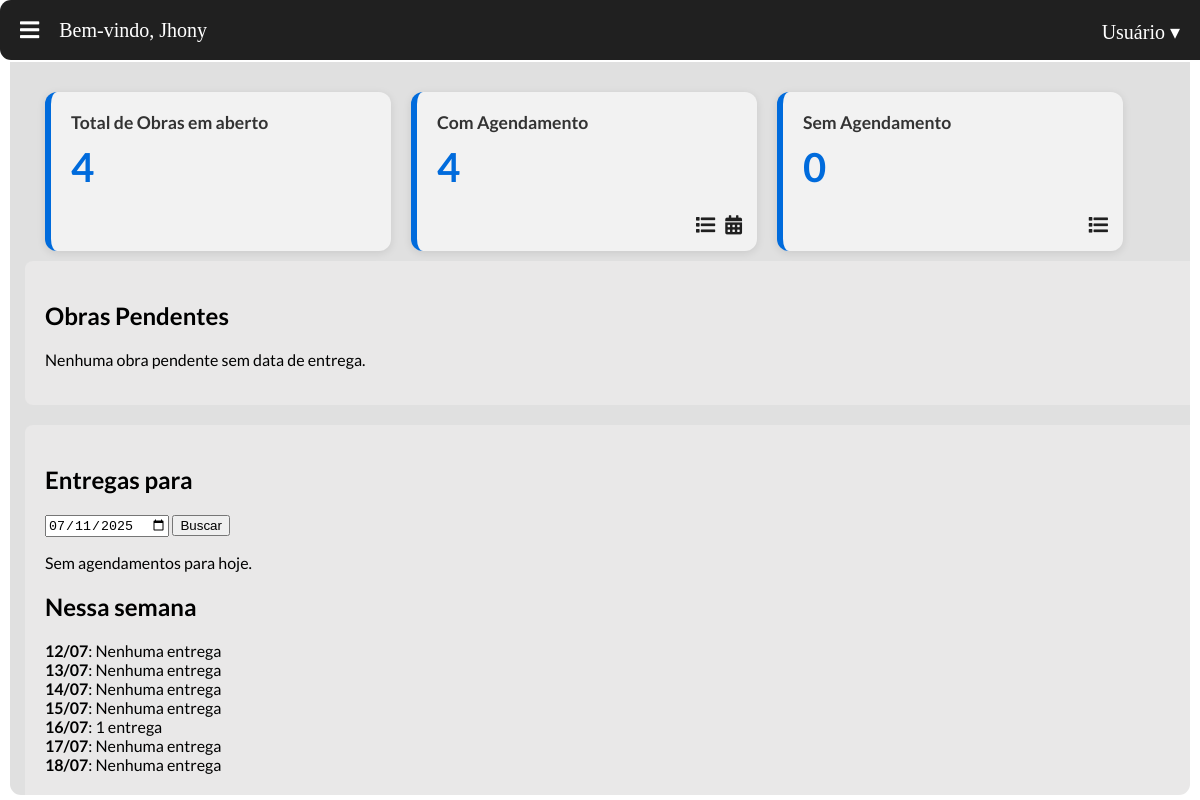
Page /obras/ (signed in) on the committed database.
### usuario/models.py (models this page shows, shortened)
class usuario(AbstractUser):
    nome = models.CharField('Nome', max_length=200)
    cpf = models.CharField('CPF', max_length=11, unique=True)
    email = models.EmailField('E-mail')
    telefone = models.CharField('Telefone', max_length=20, null=True, blank=True)
    cargo = models.ForeignKey(Cargo, verbose_name='Cargo', on_delete=models.SET_NULL, null=True)
    data_admissao = models.DateField('Data de Admissão', null=True, blank=True)
    ativo = models.BooleanField('Ativo', default=True)

### agenda/models.py (models this page shows, shortened)
class Agendamento(models.Model):
    obra = models.ForeignKey('obra.Obra', on_delete=models.CASCADE, related_name='agendamentos', verbose_name='Obra relacionada')
    data_criacao = models.DateTimeField(auto_now_add=True, verbose_name='Data de Criação')
    montador = models.ForeignKey('usuario.Usuario', on_delete=models.SET_NULL, null=True, blank=False, verbose_name='Montador Responsável', limit_choices_to={'cargo__nome' :'Montador', 'ativo': True})
    data_agendamento = models.DateTimeField(verbose_name='Data de Agendamento')
    realizado = models.BooleanField(default=False, verbose_name='Agendamento Realizado?')
    class Meta:
        verbose_name = 'Agendamento'
        verbose_name_plural = 'Agendamentos'
        ordering = ['-data_agendamento']
        constraints = [
            models.UniqueConstraint(fields=['montador', 'data_agendamento'], name='unique_montador_agendamento',
                violation_error_message='Esse montador ja tem um agendamento para esse horario.')
        ]

### PaginaPrincipal/views.py (the view)
# urls.py: path('', views.index, name='pagina_inicial'),
@login_required
def index(request):
    data_str = request.GET.get("data_hoje")
    try:
        data_hoje = datetime.strptime(data_str, "%Y-%m-%d").date() if data_str else date.today()
    except ValueError:
        data_hoje = date.today()
    if request.user.cargo == 'M':
        agendamentos_hoje = Agendamento.objects.filter(data_agendamento__date=data_hoje, entregador=request.user)
    else:
        agendamentos_hoje = Agendamento.objects.filter(data_agendamento__date=data_hoje)
    obras_sem_previsao = obra.objects.filter(previsao_entrega__isnull=True)
    inicio = date.today() + timedelta(days=1)
    fim = inicio + timedelta(days=6)
    if request.user.cargo == 'M':
        agendamentos_semana = Agendamento.objects.filter(
            data_agendamento__date__range=(inicio, fim),
            entregador=request.user
        )
    else:
        agendamentos_semana = Agendamento.objects.filter(
            data_agendamento__date__range=(inicio, fim)
        )
    agenda_semana = defaultdict(list)
    for ag in agendamentos_semana:
        agenda_semana[ag.data_agendamento.date()].append(ag)
    semana = [inicio + timedelta(days=i) for i in range(7)]
    agenda_semana_completa = {dia: agenda_semana.get(dia, []) for dia in semana}
    obras_sem_previsao = obra.objects.filter(
        previsao_entrega__isnull=True)
    obras_com_agendamento = obra.objects.filter(
        previsao_entrega__isnull=False,
        agendamentos__realizado=False
    ).distinct()
    obras_nao_realizadas = obra.objects.exclude(agendamentos__realizado=True).distinct()
    return render(request, 'PaginaPrincipal/paginaprincipal.html', {
        'data_hoje': data_hoje,
        'agendamentos': agendamentos_hoje,
        'obras_sem_previsao': obras_sem_previsao,
        'obras_nao_realizadas': obras_nao_realizadas,
        'obras_com_agendamento': obras_com_agendamento,
        'agenda_semana': agenda_semana_completa,
    })

### templates/PaginaPrincipal/paginaprincipal.html (shortened to what this page needs)
{% extends 'base.html' %}
{% load static %}
{% block content %}
{% block extra_css %}
  <link rel="stylesheet" href="{% static 'TelaPrincipal/home.css' %}">
{% endblock %}
<div class="main-container">
  <div class="dashboard-cards">
    <div class="card total">
      <h3>Total de Obras em aberto</h3>
      <p class="card-number">{{ obras_nao_realizadas|length }}</p>
    </div>
    <div class="card com-agendamento">
      <h3>Com Agendamento</h3>
      <p class="card-number">{{ obras_com_agendamento|length }}</p>
      <div class="card-actions">
        <a href="{% url 'agenda:listar' %}?agendadas=1" title="Ver lista">
          <i class="fas fa-list"></i>
        </a>
        <a href="{% url 'agenda:nova_agenda' %}" title="Ver agenda">
          <i class="fas fa-calendar-alt"></i>
        </a>
      </div>
    </div>
    <div class="card sem-agendamento">
      <h3>Sem Agendamento</h3>
      <p class="card-number">{{ obras_sem_previsao|length }}</p>
      <div class="card-actions">
        <a href="{% url 'agenda:listar' %}?agendadas=0" title="Ver lista">
          <i class="fas fa-list"></i>
        </a>
      </div>
    </div>
  </div>
  <div class="pagina_inicial-content">
    <div class="left-panel">
      <h2>Obras Pendentes</h2>
      <ul class="obra-list">
        {% for obra in obras_sem_previsao %}
        <li class="obra-item">
          <div class="obra-info">
            <span class="obra-nome">{{ obra.nome }}</span>
            <span class="obra-cliente">{{ obra.cliente }}</span>
            <span class="badge badge-warning">Sem data de entrega</span>
          </div>
          <a href="{% url 'agenda:agenda_adicionar_com_obra' obra.id %}" class="btn-agendar">Agendar Obra</a>
        </li>
        {% empty %}
        <li class="nenhuma-obra">Nenhuma obra pendente sem data de entrega.</li>
        {% endfor %}
      </ul>
    </div>
    <div class="right-panel">
      <div class="agendamentos-hoje">
        <h2>Entregas para</h2>
        <form method="get" action="{% url 'PaginaPrincipal:pagina_inicial' %}" class="data-form">
          <input type="date" name="data_hoje" value="{{ data_hoje|date:'Y-m-d' }}">
          <button type="submit">Buscar</button>
        </form>
        <ul class="lista-agendamentos">
          {% for agendamento in agendamentos %}
          <li>
            {{ agendamento.obra }}
            <span class="cor"></span>
          </li>
          {% empty %}
          <li>Sem agendamentos para hoje.</li>
          {% endfor %}
        </ul>
      </div>
      <div class="agenda-semana">
        <h2>Nessa semana</h2>
        <ul>
          {% for dia, entregas in agenda_semana.items %}
          {% if entregas %}
          <li><strong>{{ dia|date:"d/m" }}</strong>: {{ entregas|length }} entrega{{ entregas|length|pluralize:"s" }}</li>
          {% else %}
          <li><strong>{{ dia|date:"d/m" }}</strong>: Nenhuma entrega</li>
          {% endif %}
          {% endfor %}
        </ul>
      </div>
    </div>
  </div>
</div>
{% endblock %}

### templates/base.html (shortened to what this page needs)
{% load static %}
<!DOCTYPE html>
<html lang="pt-br">
<head>
    <link rel="stylesheet" href="{% static 'css/estilo.css' %}">
    <link href="https://use.fontawesome.com/releases/v5.6.1/css/all.css" rel="stylesheet">
    {% block extra_css %}{% endblock %}
</head>
<body>
<div class="topbar">
  <div class="topbar-left">
    <i class="fas fa-bars" id="openSidebar"></i>
  </div>
  <div class="nameuser">
    <span class="user-name">Bem-vindo, {{ user.first_name }}</span>
  </div>
  <div class="topbar-right">
    <div class="user-menu">
      <span id="userButton">Usuário ▾</span>
    </div>
  </div>
</div>
<div class="content" id="content">
  {% block content %}{% endblock %}
</div>
</body>
</html>

### static/css/estilo.css (style rules this page uses)
:root { --accent-color: #fd9432; --gradient-color: #0d32d8; }
html, body { height: 100%; margin: 0; padding: 0; }
.topbar { height: 60px; background-color: #202020; color: #fff; display: flex; align-items: center; padding: 0 20px; position: fixed; width: 100%; top: 0; z-index: 998; border-radius: 11px 11px 11px 11px; transition: margin-left 0.3s ease; }
.topbar-left i { font-size: 22px; cursor: pointer; }
.nameuser { font-size: 20px; color: #fff; margin-left: 20px; padding: 0; flex: 0 1 auto; }
.user-menu { position: fixed; right: 20px; top: 20px; z-index: 1000; transition: right 0.3s ease; }
.user-menu span { font-size: 20px; cursor: pointer; }
.content { position: absolute; top: 62px; left: 10px; right: 10px; bottom: 05px; background-color: #e0e0e0; overflow-y: hidden; transition: padding-left 0.3s ease; border-radius: 0px 0px 11px 11px; }

### static/TelaPrincipal/home.css (style rules this page uses)
.main-container { width: 100%; margin-top: 15px; margin-left: 15px; margin-right: 15px; font-family: 'Lato', sans-serif; background-color: #e0e0e0; transition: margin-left 0.3s ease; }
.pagina_inicial-content { display: flex; flex-wrap: wrap; gap: 20px; }
.left-panel, .right-panel { background: #000000; padding: 20px; border-radius: 8px; }
.left-panel { flex: 1 1 60%; min-width: 300px; background: #e9e8e8; padding: 20px; border-radius: 8px; }
.right-panel { flex: 1 1 35%; min-width: 300px; background: #e9e8e8; padding: 20px; border-radius: 8px; }
ul { list-style: none; padding: 0; }
.dashboard-cards { display: flex; gap: 20px; margin: 30px 20px 10px 20px; flex-wrap: wrap; }
.card { background-color: #f2f2f2; border-left: 6px solid #006bdc; padding: 20px; border-radius: 12px; box-shadow: 0 2px 8px rgba(0,0,0,0.1); width: 100%; max-width: 300px; flex: 1; position: relative; transition: transform 0.2s; }
.card h3 { margin: 0; font-size: 1.1rem; color: #333; }
.card-number { font-size: 2.5rem; font-weight: bold; color: #006bdc; margin-top: 10px; }
.card-actions { position: absolute; bottom: 15px; right: 15px; display: flex; gap: 10px; }
.card-actions a { color: #202020; font-size: 1.2rem; text-decoration: none; }

### rows in the picture
usuario: first_name "Jhony"
Agendamento: dia "16/07", entregas "1"

### other values in the picture
{{ obras_nao_realizadas|length }} "4"
{{ obras_com_agendamento|length }} "4"
{{ obras_sem_previsao|length }} "0"
{{ dia|date:"d/m" }} "12/07" "13/07" "14/07" "15/07" "17/07" "18/07"
